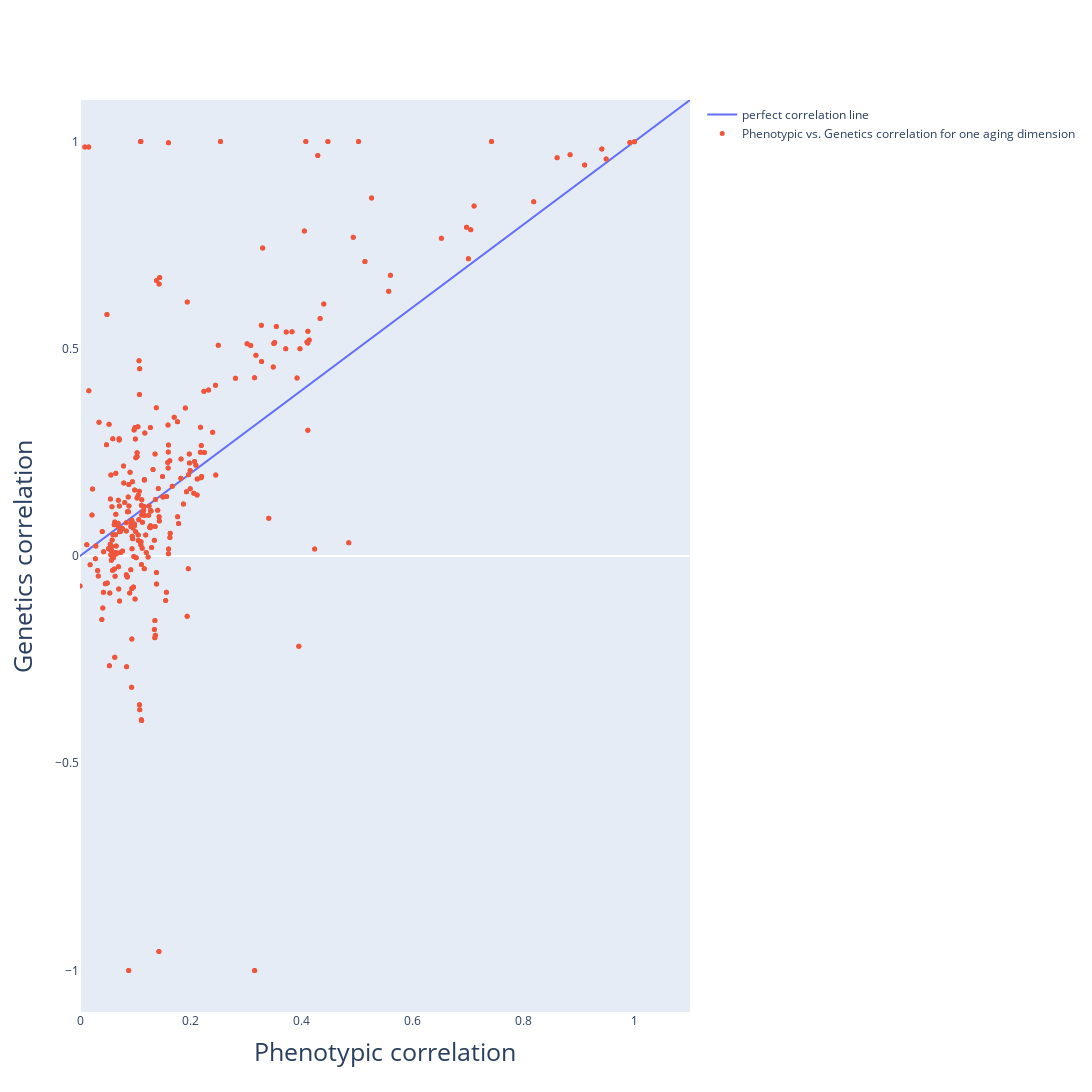

Notebook source saved alongside this figure:
### Code cell
import plotly.graph_objs as go

table_correlations_upper, customdata_upper, correlations_upper = get_table_and_customdata(
    data_comparison_upper, subset_method, correlation_type
)
np.fill_diagonal(table_correlations_upper.values, np.nan)

table_correlations_lower, customdata_lower, correlations_lower = get_table_and_customdata(
    data_comparison_lower, subset_method, correlation_type
)
np.fill_diagonal(table_correlations_lower.values, np.nan)

fig_points = go.Figure()

hovertemplate_points = "Dimension 1: %{customdata[0]}, Subdimension 1: %{customdata[1]}<br>Dimenions 2: %{customdata[2]}, Subdimension 2: %{customdata[3]}<Br>Correlation first category %{x:.3f}, Correlation second category %{y:.3f}<extra></extra>"

y_points = correlations_lower.set_index(["dimension_1", "subdimension_1", "dimension_2", "subdimension_2"])[
    "correlation"
]
y_points[
    (y_points.index.get_level_values("dimension_1") == y_points.index.get_level_values("dimension_2"))
    & (y_points.index.get_level_values("subdimension_1") == y_points.index.get_level_values("subdimension_2"))
] = np.nan

x_points = correlations_upper.set_index(["dimension_1", "subdimension_1", "dimension_2", "subdimension_2"]).loc[
    y_points.index, "correlation"
]
x_points[
    (x_points.index.get_level_values("dimension_1") == x_points.index.get_level_values("dimension_2"))
    & (x_points.index.get_level_values("subdimension_1") == x_points.index.get_level_values("subdimension_2"))
] = np.nan

customdata_points = list(map(list, y_points.index.values))

fig_points = go.Figure()
fig_points.add_scatter(x=[-1.1, 1.1], y=[-1.1, 1.1], mode="lines", name="perfect correlation line")

fig_points.add_scatter(
    x=x_points.values,
    y=y_points.values,
    mode="markers",
    customdata=customdata_points,
    hovertemplate=hovertemplate_points,
    marker={"size": 5},
    name=f"{first_category} vs. {second_category} correlation for one aging dimension",
)
correlation_of_correlations, p_value_of_correlations = stats.pearsonr(
    x_points[x_points.notna() & y_points.notna()], y_points[x_points.notna() & y_points.notna()]
)

fig_points.update_layout(
    yaxis={"title": f"{second_category} correlation", "range": [-1.1, 1.1], "showgrid": False, "title_font":{"size": 25}},
    xaxis={"title": f"{first_category} correlation", "range": [0, 1.1], "showgrid": False, "title_font":{"size": 25}},
    width=1500,
    height=1500,
)

fig_points.show(config={"toImageButtonOptions": {"format": "svg"}})

### Figure 1 — Plotly figure (JSON) as saved in the notebook; plotly's stock layout.template omitted (floating-point values rounded to 4 significant figures; data arrays with more than 128 entries replaced by an {"elided": "..."} marker saying what was removed)
{"data": [{"mode": "lines", "name": "perfect correlation line", "type": "scatter", "x": [-1.1, 1.1], "y": [-1.1, 1.1]}, {"customdata": {"elided": "1089x4 str values"}, "hovertemplate": "Dimension 1: %{customdata[0]}, Subdimension 1: %{customdata[1]}<br>Dimenions 2: %{customdata[2]}, Subdimension 2: %{customdata[3]}<Br>Correlation first category %{x:.3f}, Correlation second category %{y:.3f}<extra></extra>", "marker": {"size": 5}, "mode": "markers", "name": "Phenotypic vs. Genetics correlation for one aging dimension", "type": "scatter", "x": {"elided": "1089 float values"}, "y": {"elided": "1089 float values"}}], "layout": {"height": 1500, "width": 1500, "xaxis": {"range": [0, 1.1], "showgrid": false, "title": {"font": {"size": 25}, "text": "Phenotypic correlation"}}, "yaxis": {"range": [-1.1, 1.1], "showgrid": false, "title": {"font": {"size": 25}, "text": "Genetics correlation"}}}}
